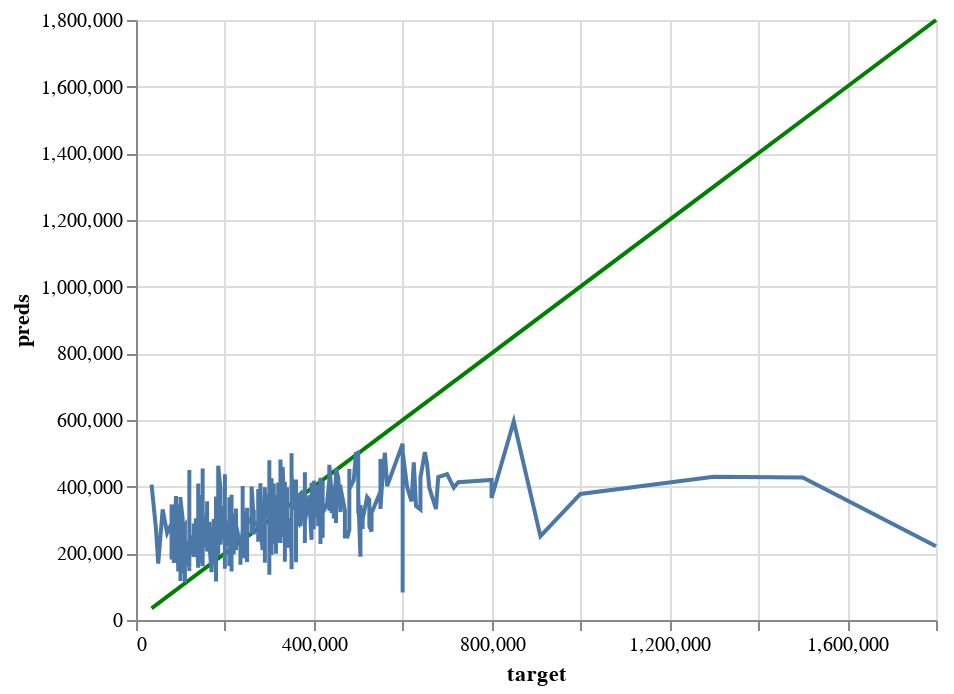

Notebook cell for this chart:
### Code cell
perfect_test = alt.Chart(pd.DataFrame({'target': y_test, 'preds': y_test})).mark_line(color='green').encode(
    x='target',
    y='preds'
)

pred_chart_test = alt.Chart(pd.DataFrame({'target': y_test, 'preds': y_test_pred})).mark_line().encode(
    x='target',
    y='preds'
  )

perfect_test + pred_chart_test

### Figure 1 — Vega-Lite specification as saved in the notebook (floating-point values rounded to 4 significant figures; data arrays with more than 128 entries replaced by an {"elided": "..."} marker saying what was removed)
{"config": {"view": {"continuousWidth": 400, "continuousHeight": 300}}, "layer": [{"data": {"name": "data-1e1d7a67436ceb3379a0f134a3e78a39"}, "mark": {"type": "line", "color": "green"}, "encoding": {"x": {"field": "target", "type": "quantitative"}, "y": {"field": "preds", "type": "quantitative"}}}, {"data": {"name": "data-72224d7c3380c3f54d8d93634f01cbdc"}, "mark": "line", "encoding": {"x": {"field": "target", "type": "quantitative"}, "y": {"field": "preds", "type": "quantitative"}}}], "$schema": "https://vega.github.io/schema/vega-lite/v4.17.0.json", "datasets": {"data-1e1d7a67436ceb3379a0f134a3e78a39": {"elided": "599 records"}, "data-72224d7c3380c3f54d8d93634f01cbdc": {"elided": "599 records"}}}
